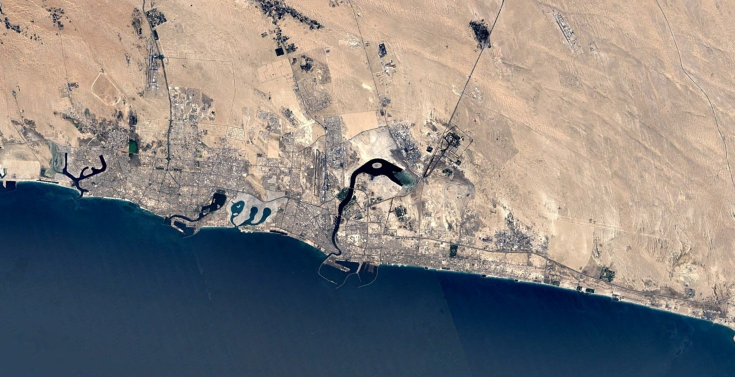
%> input picture test_data/Dubai-UAE/12_1995.jpg, 1469 x 753 px (shown at 1/2 size)
$ octave test_red_overlay.m   (GNU Octave 9; MATLAB toolbox functions it lacks are replaced by stand-ins)
%> lines starting %> are read from the running program, lines starting %| are printed output that depends on the picture
% TEST_RED_OVERLAY - Test script for get_red_overlay function using Dubai images
% This script tests the red overlay change detection algorithm using Dubai dataset
% with a rotation of -8.9 degrees applied to the second image

clear all;
close all;
clc;

fprintf('=== Testing get_red_overlay function with Dubai images ===\n');

%% Configuration
% Base path to the datasets (adjust if needed)
base_path = 'C:\Users\ASUS\MATLAB\Projects\CV-Challenge\Datasets\Datasets\Dubai';

% Define image paths - using Dubai images from different years
image_paths = {
               fullfile(base_path, '12_1995.jpg'), % Reference image
               fullfile(base_path, '12_2000.jpg') % Comparison image (will be rotated)
               };

% Test parameters
category = 'desert'; % Dubai category
rotation_angle = -8.9; % Rotation to apply to second image

% Input parameters for red overlay
inputParams = struct();
% Test both explicit threshold and Otsu's method
test_otsu = true; % Set to false to use explicit threshold (0.12)

if ~test_otsu
    inputParams.threshold = 0.12; % Explicit threshold for comparison
    fprintf('Using explicit threshold: 0.12\n');
else
    fprintf('Using Otsu''s method to determine threshold automatically\n');
    % Don't set threshold - let Otsu's method determine it
end

inputParams.alpha = 0.6; % Semi-transparent red overlay
inputParams.gaussian_sigma = 1.2; % Gaussian smoothing for noise reduction

%% Verify image files exist
fprintf('Verifying image files...\n');

for i = 1:length(image_paths)

    if ~exist(image_paths{i}, 'file')
        error('Image file not found: %s', image_paths{i});
    else
        fprintf('  ✓ Found: %s\n', image_paths{i});
    end

end

%% Add source directory to path
addpath('../src/');
addpath('../src/overlay/');

%% Load and preprocess images
fprintf('\n=== Loading and preprocessing images ===\n');

% Load images
fprintf('Loading reference image...\n');
ref_img = imread(image_paths{1});
%> ref_img is the input picture: size 753x1469x3 uint8; mean R, G, B 133.8, 129, 126.5
fprintf('Loading comparison image...\n');
img_original = imread(image_paths{2});
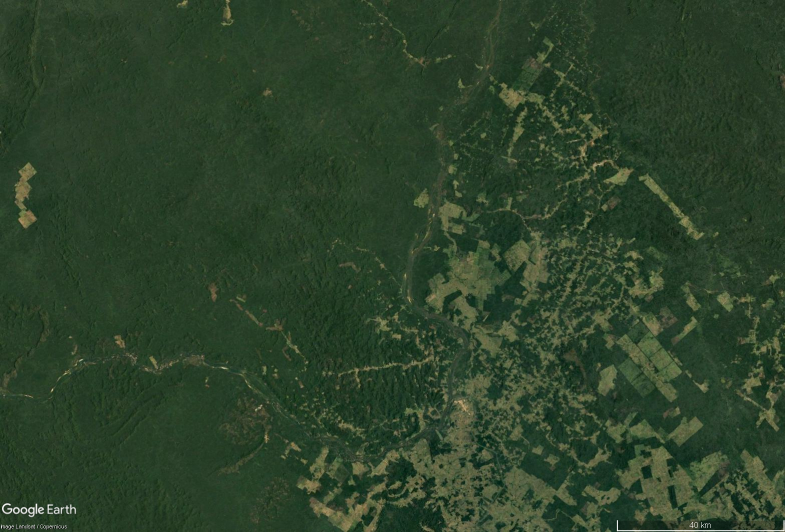
%> input picture Datasets/Datasets/Brazilian Rainforest/12_2000.jpg, 1570 x 1064 px (shown at 1/2 size)
%> img_original is the input picture: size 1064x1570x3 uint8; mean R, G, B 45.1, 66.1, 42.2

% Apply rotation to the second image
fprintf('Applying rotation of %.1f degrees to comparison image...\n', rotation_angle);
img_rotated = imrotate(img_original, rotation_angle, 'bilinear', 'crop');
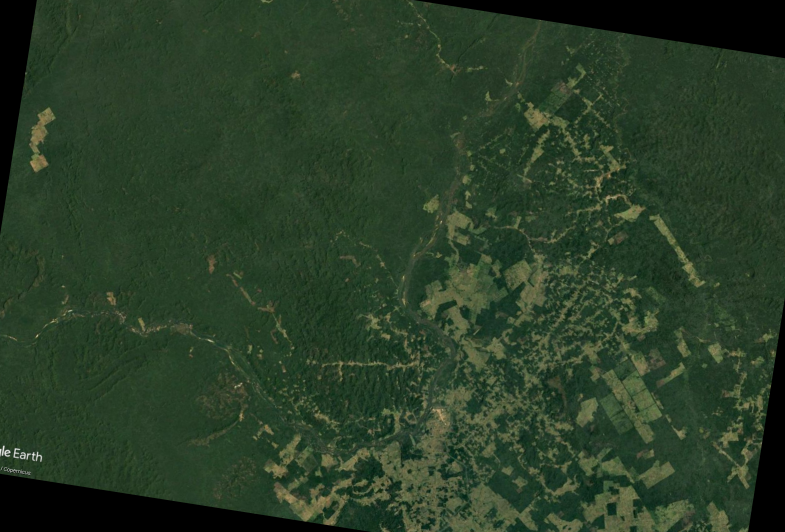
%> img_rotated: size 1064x1570x3 uint8 (shown at 1/2 size); mean R, G, B 41.5, 61.1, 38.9

% Ensure images are the same size (crop if needed after rotation)
[ref_h, ref_w, ~] = size(ref_img);
%> ref_h = 753; ref_w = 1469
[img_h, img_w, ~] = size(img_rotated);
%> img_h = 1064; img_w = 1570

if ref_h ~= img_h || ref_w ~= img_w
    fprintf('Resizing images to match dimensions...\n');
    % Resize to match reference image dimensions
    img_rotated = imresize(img_rotated, [ref_h, ref_w]);
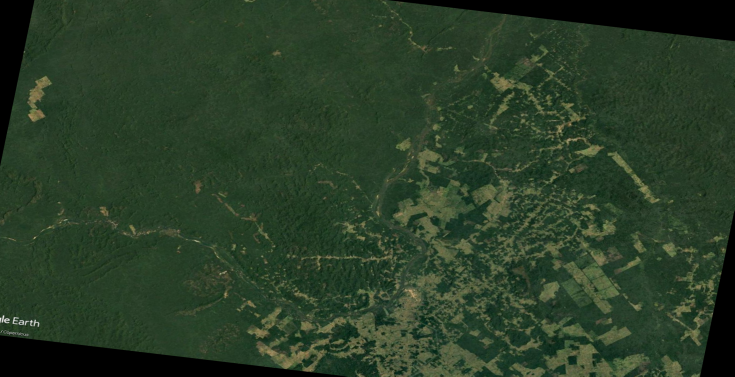
%> img_rotated: size 753x1469x3 uint8 (shown at 1/2 size); mean R, G, B 41.5, 61.1, 38.9
end

fprintf('Image preprocessing complete.\n');
fprintf('Reference image size: %dx%d\n', ref_h, ref_w);
%| Reference image size: 753x1469
fprintf('Comparison image size: %dx%d\n', size(img_rotated, 1), size(img_rotated, 2));
%| Comparison image size: 753x1469

%% Run the test
fprintf('\n=== Running get_red_overlay function ===\n');
fprintf('Parameters:\n');
fprintf('  Category: %s\n', category);

if isfield(inputParams, 'threshold')
    fprintf('  Threshold: %.3f (explicit)\n', inputParams.threshold);
else
    fprintf('  Threshold: Will be determined by Otsu''s method\n');
end

fprintf('  Rotation applied: %.1f degrees\n', rotation_angle);
fprintf('  Alpha blending: %.1f\n', inputParams.alpha);
fprintf('  Gaussian sigma: %.1f\n', inputParams.gaussian_sigma);

try
    % Call the refactored function
    tic;
    overlay_image = get_red_overlay(ref_img, img_rotated, category, inputParams);
    elapsed_time = toc;

    fprintf('\n=== Test Results ===\n');
    fprintf('Processing completed successfully!\n');
    fprintf('Elapsed time: %.2f seconds\n', elapsed_time);
    fprintf('Output image size: %dx%d\n', size(overlay_image, 1), size(overlay_image, 2));

    %% Display results
    fprintf('\n=== Displaying Results ===\n');

    % Create figure for visualization
    figure('Name', 'Red Overlay Test Results - Dubai', 'Position', [100, 100, 1200, 700]);

    % Create subplot areas and store axes handles for synchronization
    ax1 = subplot(2, 3, 1);
    imshow(ref_img);
    title('Reference 1995');

    ax2 = subplot(2, 3, 2);
    imshow(img_original);
    title('Original 2000');

    ax3 = subplot(2, 3, 3);
    imshow(img_rotated);
    title(sprintf('Rotated 2000 (%.1f°)', rotation_angle));

    ax4 = subplot(2, 3, 4);
    imshow(overlay_image);
    title('Red Overlay Result');

    % Display summary
    subplot(2, 3, 5);
    axis off;

    summary_text = sprintf(['Test Summary:\n\n' ...
                                'Category: %s\n' ...
                                'Rotation: %.1f°\n' ...
                                'Alpha: %.1f\n\n' ...
                                'Processing Time: %.2fs\n\n' ...
                                'Red areas show\n' ...
                            'detected changes'], ...
        category, rotation_angle, inputParams.alpha, elapsed_time);

    text(0.1, 0.9, summary_text, 'VerticalAlignment', 'top', 'FontSize', 10, 'FontName', 'FixedWidth');

    % Link axes for synchronized zoom and pan (excluding summary)
    linkaxes([ax1, ax2, ax3, ax4], 'xy');
    fprintf('Axes synchronized for coordinated zoom and pan.\n');

    fprintf('Visualization complete. Check the figure window.\n');

    %% Save results (optional)
    save_results = input('\nSave results to file? (y/n): ', 's');

    if strcmpi(save_results, 'y')
        timestamp = datestr(now, 'yyyymmdd_HHMMSS');
        results_file = sprintf('red_overlay_test_results_%s.mat', timestamp);
        save(results_file, 'overlay_image', 'inputParams', 'ref_img', 'img_rotated');
        fprintf('Results saved to: %s\n', results_file);

        % Save figure
        fig_file = sprintf('red_overlay_test_visualization_%s.png', timestamp);
        saveas(gcf, fig_file);
        fprintf('Visualization saved to: %s\n', fig_file);
    end

catch ME
    fprintf('\n❌ Test FAILED with error:\n');
    fprintf('Error: %s\n', ME.message);
    fprintf('Stack trace:\n');

    for i = 1:length(ME.stack)
        fprintf('  %s (line %d)\n', ME.stack(i).name, ME.stack(i).line);
    end

    rethrow(ME);
%> (this line was passed over: get_red_overlay is not available in this run)
end

fprintf('\n=== Red overlay test completed successfully! ===\n');
